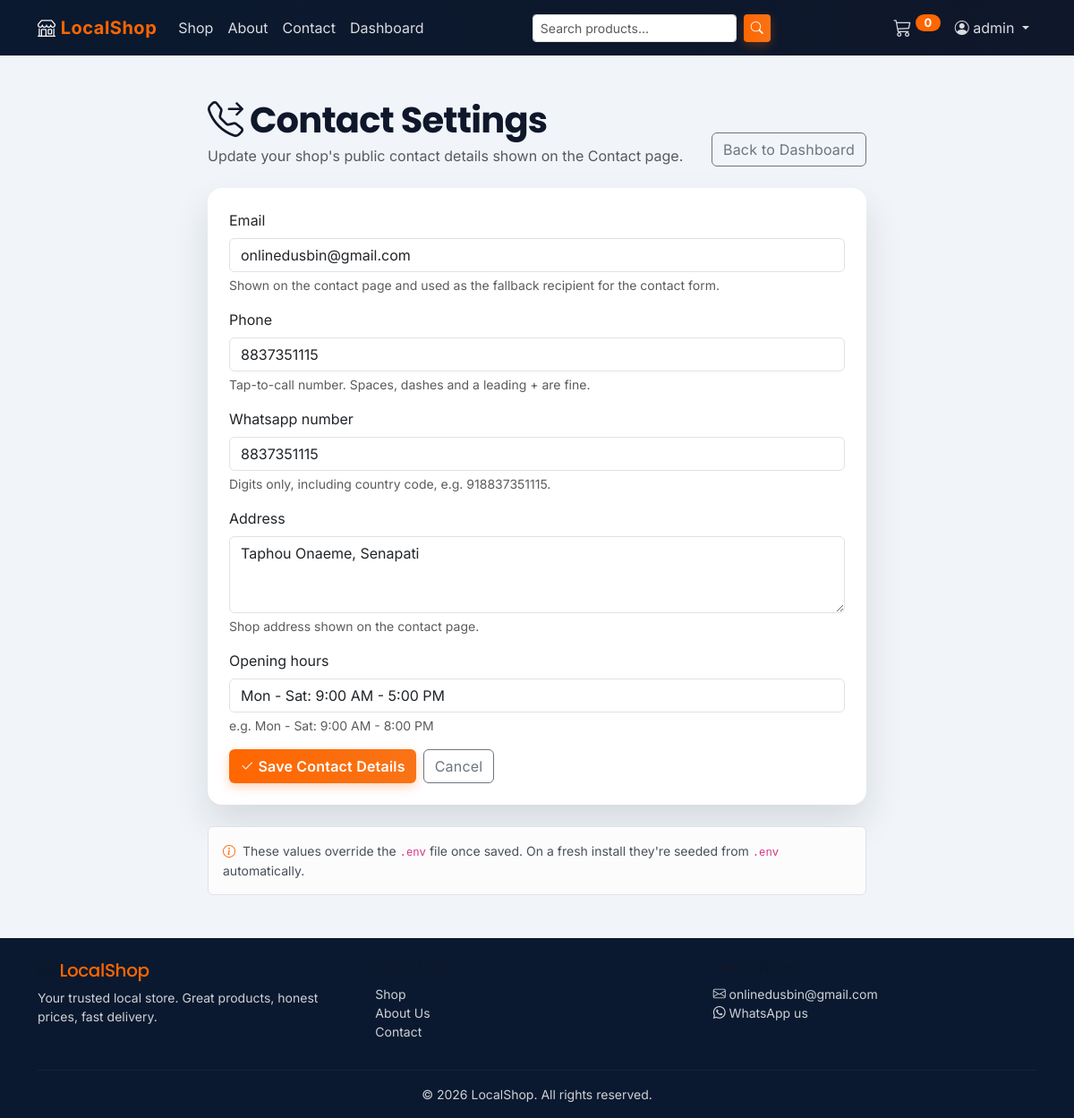
The app's page /dashboard/settings/contact/ (signed in) with its own data.
### accounts/models.py (models this page shows, shortened)
class CustomUser(AbstractUser):
    class Role(models.TextChoices):
        CUSTOMER = 'CUSTOMER', 'Customer'
        SHOP_OWNER = 'SHOP_OWNER', 'Shop Owner'
        ADMIN = 'ADMIN', 'Administrator'
    role = models.CharField(
        max_length=20,
        choices=Role.choices,
        default=Role.CUSTOMER,
        help_text='Determines dashboard access and store management permissions.',
    )
    phone = models.CharField(max_length=20, blank=True)
    address = models.TextField(blank=True)
    @property
    def is_staff_member(self):
        return self.role in (self.Role.SHOP_OWNER, self.Role.ADMIN) or self.is_superuser

### store/models.py (models this page shows, shortened)
class ContactSettings(models.Model):
    email = models.EmailField(
        blank=True,
        help_text='Shown on the contact page and used as the fallback recipient for the contact form.',
    )
    phone = models.CharField(
        max_length=30,
        blank=True,
        help_text='Tap-to-call number. Spaces, dashes and a leading + are fine.',
    )
    whatsapp_number = models.CharField(
        max_length=20,
        blank=True,
        help_text='Digits only, including country code, e.g. 918837351115.',
    )
    address = models.TextField(blank=True, help_text='Shop address shown on the contact page.')
    opening_hours = models.CharField(
        max_length=120,
        blank=True,
        help_text='e.g. Mon - Sat: 9:00 AM - 8:00 PM',
    )
    updated_at = models.DateTimeField(auto_now=True)
    class Meta:
        verbose_name_plural = 'Contact settings'
    @classmethod
    def load(cls):
        obj, _ = cls.objects.get_or_create(
            pk=1,
            defaults={
                'email': getattr(settings, 'CONTACT_EMAIL', ''),
                'phone': getattr(settings, 'PHONE_NUMBER', ''),
                'whatsapp_number': getattr(settings, 'WHATSAPP_NUMBER', ''),
                'address': getattr(settings, 'SHOP_ADDRESS', ''),
                'opening_hours': getattr(settings, 'SHOP_HOURS', ''),
            },
        )
        return obj

### dashboard/decorators.py (the view)
    @login_required
    def _wrapped(request, *args, **kwargs):
        if not request.user.is_staff_member:
            raise PermissionDenied
        return view_func(request, *args, **kwargs)

### ShopLocal/context_processors.py (called while the page is built)
def _contact():
    try:
        return ContactSettings.load()
    except Exception:
        return None

### cart/context_processors.py (called while the page is built)
def cart_counter(request):
    cart = get_cart(request)
    count = sum(int(data.get('quantity', 1)) for data in cart.values())
    return {'cart_count': count}

### cart/views.py (called while the page is built)
def get_cart(request):
    return request.session.setdefault(CART_SESSION_KEY, {})

### dashboard/views.py (called while the page is built)
@staff_member_required
def contact_settings(request):
    settings_obj = ContactSettings.load()
    if request.method == 'POST':
        form = ContactSettingsForm(request.POST, instance=settings_obj)
        if form.is_valid():
            form.save()
            messages.success(request, 'Contact details updated.')
            return redirect('dashboard:contact_settings')
    else:
        form = ContactSettingsForm(instance=settings_obj)
    return render(request, 'dashboard/contact_settings.html', {
        'form': form,
        'settings_obj': settings_obj,
    })

### pages/utils.py (called while the page is built)
def format_phone(raw):
    raw = (raw or '').strip()
    if not raw:
        return ''
    digits = ''.join(ch for ch in raw if ch.isdigit() or ch == '+')
    return '+' + digits.lstrip('+')

def build_tel_link(number=None):
    number = number or contact_details()['phone']
    return f'tel:{format_phone(number)}' if number else ''

### templates/dashboard/contact_settings.html (shortened to what this page needs)
{% extends 'base.html' %}
{% block content %}
<section class="py-5">
    <div class="container" style="max-width: 760px;">
        <div class="d-flex flex-wrap justify-content-between align-items-end gap-2 mb-4">
            <div>
                <h1 class="fw-bold mb-1"><i class="bi bi-telephone-forward"></i> Contact Settings</h1>
                <p class="text-muted mb-0">Update your shop's public contact details shown on the Contact page.</p>
            </div>
            <a href="{% url 'dashboard:home' %}" class="btn btn-outline-secondary">Back to Dashboard</a>
        </div>
        <div class="card auth-card p-4">
            <form method="post" novalidate>
                {% for field in form %}
                <div class="mb-3">
                    <label class="form-label">{{ field.label }}</label>
                    {{ field }}
                    {% if field.help_text %}
                    <div class="form-text">{{ field.help_text }}</div>
                    {% endif %}
                </div>
                {% endfor %}
                <div class="d-flex flex-wrap gap-2">
                    <button class="btn btn-accent" type="submit"><i class="bi bi-check2"></i> Save Contact Details</button>
                    <a href="{% url 'dashboard:home' %}" class="btn btn-outline-secondary">Cancel</a>
                </div>
            </form>
        </div>
        <div class="alert alert-light border mt-4 mb-0 small">
            <i class="bi bi-info-circle me-1 text-accent"></i>
            These values override the <code>.env</code> file once saved. On a fresh install they're seeded from <code>.env</code> automatically.
        </div>
    </div>
</section>
{% endblock %}

### templates/base.html (shortened to what this page needs)
{% load static %}
<!DOCTYPE html>
<html lang="en">
<head>
    <link href="https://cdn.jsdelivr.net/npm/bootstrap@5.3.3/dist/css/bootstrap.min.css" rel="stylesheet">
    <link href="https://cdn.jsdelivr.net/npm/bootstrap-icons@1.11.3/font/bootstrap-icons.min.css" rel="stylesheet">
    <link href="{% static 'css/localshop.css' %}" rel="stylesheet">
</head>
<body>
<nav class="navbar navbar-expand-lg navbar-dark navbar-localshop sticky-top">
    <div class="container">
        <a class="navbar-brand" href="{% url 'pages:home' %}">
            <i class="bi bi-shop"></i> <span class="accent">{{ shop_name }}</span>
        </a>
        <div class="collapse navbar-collapse" id="mainNav">
            <ul class="navbar-nav me-auto mb-2 mb-lg-0">
                <li class="nav-item"><a class="nav-link" href="{% url 'store:product_list' %}">Shop</a></li>
                <li class="nav-item"><a class="nav-link" href="{% url 'pages:about' %}">About</a></li>
                <li class="nav-item"><a class="nav-link" href="{% url 'pages:contact' %}">Contact</a></li>
                {% if user.is_authenticated and user.is_staff_member %}
                <li class="nav-item"><a class="nav-link" href="{% url 'dashboard:home' %}">Dashboard</a></li>
                {% endif %}
            </ul>
            <form class="d-flex me-lg-3 mb-2 mb-lg-0" method="get" action="{% url 'store:product_list' %}">
                <input class="form-control form-control-sm me-2" type="search" name="q" placeholder="Search products..."
                       value="{{ query|default:'' }}">
                <button class="btn btn-accent btn-sm" type="submit"><i class="bi bi-search"></i></button>
            </form>
            <ul class="navbar-nav ms-auto align-items-lg-center">
                <li class="nav-item">
                    <a class="nav-link position-relative" href="{% url 'cart:cart_detail' %}">
                        <i class="bi bi-cart3 fs-5"></i>
                        <span class="cart-badge">{{ cart_count|default:0 }}</span>
                    </a>
                </li>
                {% if user.is_authenticated %}
                <li class="nav-item dropdown">
                    <a class="nav-link dropdown-toggle" href="#" role="button" data-bs-toggle="dropdown">
                        <i class="bi bi-person-circle"></i> {{ user.username }}
                    </a>
                </li>
                {% else %}
                <li class="nav-item"><a class="nav-link" href="{% url 'accounts:login' %}">Login</a></li>
                <li class="nav-item"><a class="btn btn-accent btn-sm ms-2" href="{% url 'accounts:register' %}">Register</a></li>
                {% endif %}
            </ul>
        </div>
    </div>
</nav>
<main>
    {% block content %}{% endblock %}
</main>
<footer class="footer-localshop mt-auto pt-4 pb-3">
    <div class="container">
        <div class="row g-3">
            <div class="col-md-4">
                <h5><i class="bi bi-shop"></i> <span class="text-accent">{{ shop_name }}</span></h5>
                <p class="small mb-0">Your trusted local store. Great products, honest prices, fast delivery.</p>
            </div>
            <div class="col-md-4">
                <h6>Quick Links</h6>
                <ul class="list-unstyled small">
                    <li><a href="{% url 'store:product_list' %}">Shop</a></li>
                    <li><a href="{% url 'pages:about' %}">About Us</a></li>
                    <li><a href="{% url 'pages:contact' %}">Contact</a></li>
                </ul>
            </div>
            <div class="col-md-4">
                <h6>Get in Touch</h6>
                <ul class="list-unstyled small">
                    {% if gmail_link %}
                    <li><a href="{{ gmail_link }}" target="_blank"><i class="bi bi-envelope"></i> {{ contact_email }}</a></li>
                    {% endif %}
                    {% if whatsapp_number %}
                    <li><a href="https://wa.me/{{ whatsapp_number }}" target="_blank"><i class="bi bi-whatsapp"></i> WhatsApp us</a></li>
                    {% endif %}
                </ul>
            </div>
        </div>
        <hr class="my-3" style="border-color: rgba(255,255,255,.15);">
        <div class="text-center small">&copy; {% now 'Y' %} {{ shop_name }}. All rights reserved.</div>
    </div>
</footer>
</body>
</html>

### static/css/localshop.css (style rules this page uses)
:root { --ls-dark: #0F172A; --ls-dark-2: #1E293B; --ls-primary: #1E3A8A; --ls-navy: #0A192F; --ls-accent: #FF6600; --ls-accent-2: #F97316; --ls-light: #F8FAFC; --ls-muted: #94A3B8; --ls-bg: #F1F5F9; }
body { background-color: var(--ls-bg); font-family: 'Inter', 'Segoe UI', system-ui, -apple-system, sans-serif; display: flex; min-height: 100vh; flex-direction: column; }
h1, h2, h3, h4, h5, h6, .display-1, .display-2, .display-3, .display-4, .display-5, .display-6 { font-family: 'Poppins', 'Inter', sans-serif; letter-spacing: -.02em; color: var(--ls-dark); }
main { flex: 1; }
.navbar-localshop { background: linear-gradient(90deg, var(--ls-navy) 0%, var(--ls-dark) 100%); }
.navbar-localshop .navbar-brand { color: #fff; font-weight: 700; letter-spacing: .5px; }
.navbar-localshop .navbar-brand span.accent { color: var(--ls-accent); }
.navbar-localshop .nav-link { color: rgba(255, 255, 255, .85); }
.cart-badge { background: var(--ls-accent); color: #fff; font-weight: 700; border-radius: 50rem; padding: .15rem .6rem; font-size: .8rem; vertical-align: top; }
.btn-accent { background: linear-gradient(90deg, var(--ls-accent) 0%, var(--ls-accent-2) 100%); color: #fff; font-weight: 600; border: none; }
.text-accent { color: var(--ls-accent); }
.footer-localshop { background: var(--ls-navy); color: rgba(255, 255, 255, .8); }
.footer-localshop a { color: rgba(255, 255, 255, .8); text-decoration: none; }
.auth-card { border: none; border-radius: 1rem; box-shadow: 0 20px 40px rgba(15, 23, 42, .12); }
.btn { letter-spacing: .2px; }
.btn-accent { box-shadow: 0 4px 12px rgba(255, 102, 0, .28); }
main, .footer-localshop { overflow-wrap: break-word; }

### records on screen
CustomUser: username "admin"
ContactSettings: form "onlinedusbin@gmail.com" "8837351115" "8837351115" "Taphou Onaeme, Senapati" "Mon - Sat: 9:00 AM - 5:00 PM", email "onlinedusbin@gmail.com"

### other values on screen
{{ shop_name }} "LocalShop"
{{ cart_count|default:0 }} "0"
{{ field.label }} "Email" "Phone" "Whatsapp number" "Address" "Opening hours"
{{ field.help_text }} "Shown on the contact page and used as the fallback recipient for the contact form." "Tap-to-call number. Spaces, dashes and a leading + are fine." "Digits only, including country code, e.g. 918837351115." "Shop address shown on the contact page." "e.g. Mon - Sat: 9:00 AM - 8:00 PM"
